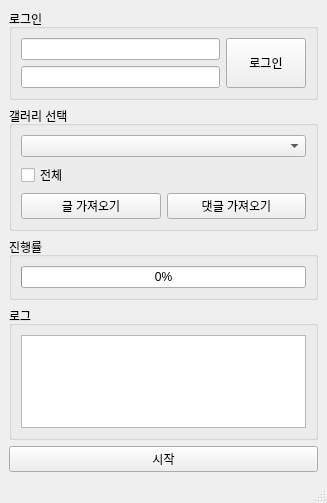
<?xml version="1.0" encoding="UTF-8"?>
<ui version="4.0">
 <class>MainWindow</class>
 <widget class="QMainWindow" name="MainWindow">
  <property name="geometry">
   <rect>
    <x>0</x>
    <y>0</y>
    <width>327</width>
    <height>503</height>
   </rect>
  </property>
  <property name="windowTitle">
   <string>디시인사이드 클리너</string>
  </property>
  <widget class="QWidget" name="centralwidget">
   <layout class="QVBoxLayout" name="verticalLayout">
    <item>
     <widget class="QGroupBox" name="group_box_login">
      <property name="sizePolicy">
       <sizepolicy hsizetype="Preferred" vsizetype="Preferred">
        <horstretch>0</horstretch>
        <verstretch>0</verstretch>
       </sizepolicy>
      </property>
      <property name="title">
       <string>로그인</string>
      </property>
      <layout class="QVBoxLayout" name="verticalLayout_3">
       <item>
        <layout class="QHBoxLayout" name="horizontalLayout">
         <property name="sizeConstraint">
          <enum>QLayout::SetDefaultConstraint</enum>
         </property>
         <property name="rightMargin">
          <number>0</number>
         </property>
         <item>
          <layout class="QVBoxLayout" name="verticalLayout_2">
           <property name="sizeConstraint">
            <enum>QLayout::SetDefaultConstraint</enum>
           </property>
           <property name="rightMargin">
            <number>0</number>
           </property>
           <item>
            <widget class="QLineEdit" name="input_id"/>
           </item>
           <item>
            <widget class="QLineEdit" name="input_pw">
             <property name="inputMask">
              <string/>
             </property>
             <property name="echoMode">
              <enum>QLineEdit::Password</enum>
             </property>
            </widget>
           </item>
          </layout>
         </item>
         <item>
          <widget class="QPushButton" name="btn_login">
           <property name="sizePolicy">
            <sizepolicy hsizetype="Fixed" vsizetype="Minimum">
             <horstretch>0</horstretch>
             <verstretch>0</verstretch>
            </sizepolicy>
           </property>
           <property name="text">
            <string>로그인</string>
           </property>
          </widget>
         </item>
        </layout>
       </item>
      </layout>
     </widget>
    </item>
    <item>
     <widget class="QGroupBox" name="group_box_gall">
      <property name="title">
       <string>갤러리 선택</string>
      </property>
      <layout class="QVBoxLayout" name="verticalLayout_4">
       <item>
        <widget class="QComboBox" name="combo_box_gall"/>
       </item>
       <item>
        <widget class="QCheckBox" name="checkbox_gall_all">
         <property name="text">
          <string>전체</string>
         </property>
        </widget>
       </item>
       <item>
        <layout class="QHBoxLayout" name="horizontalLayout_2">
         <property name="topMargin">
          <number>0</number>
         </property>
         <item>
          <widget class="QPushButton" name="btn_get_posting">
           <property name="text">
            <string>글 가져오기</string>
           </property>
          </widget>
         </item>
         <item>
          <widget class="QPushButton" name="btn_get_comment">
           <property name="text">
            <string>댓글 가져오기</string>
           </property>
          </widget>
         </item>
        </layout>
       </item>
      </layout>
     </widget>
    </item>
    <item>
     <widget class="QGroupBox" name="group_box_progress">
      <property name="title">
       <string>진행률</string>
      </property>
      <layout class="QVBoxLayout" name="verticalLayout_5">
       <item>
        <widget class="QProgressBar" name="progress_bar">
         <property name="value">
          <number>0</number>
         </property>
        </widget>
       </item>
      </layout>
     </widget>
    </item>
    <item>
     <widget class="QGroupBox" name="group_box_log">
      <property name="title">
       <string>로그</string>
      </property>
      <layout class="QVBoxLayout" name="verticalLayout_6">
       <item>
        <widget class="QTextBrowser" name="box_log"/>
       </item>
      </layout>
     </widget>
    </item>
    <item>
     <widget class="QPushButton" name="btn_start">
      <property name="text">
       <string>시작</string>
      </property>
     </widget>
    </item>
   </layout>
  </widget>
  <widget class="QStatusBar" name="status_bar"/>
 </widget>
 <resources/>
 <connections/>
</ui>
